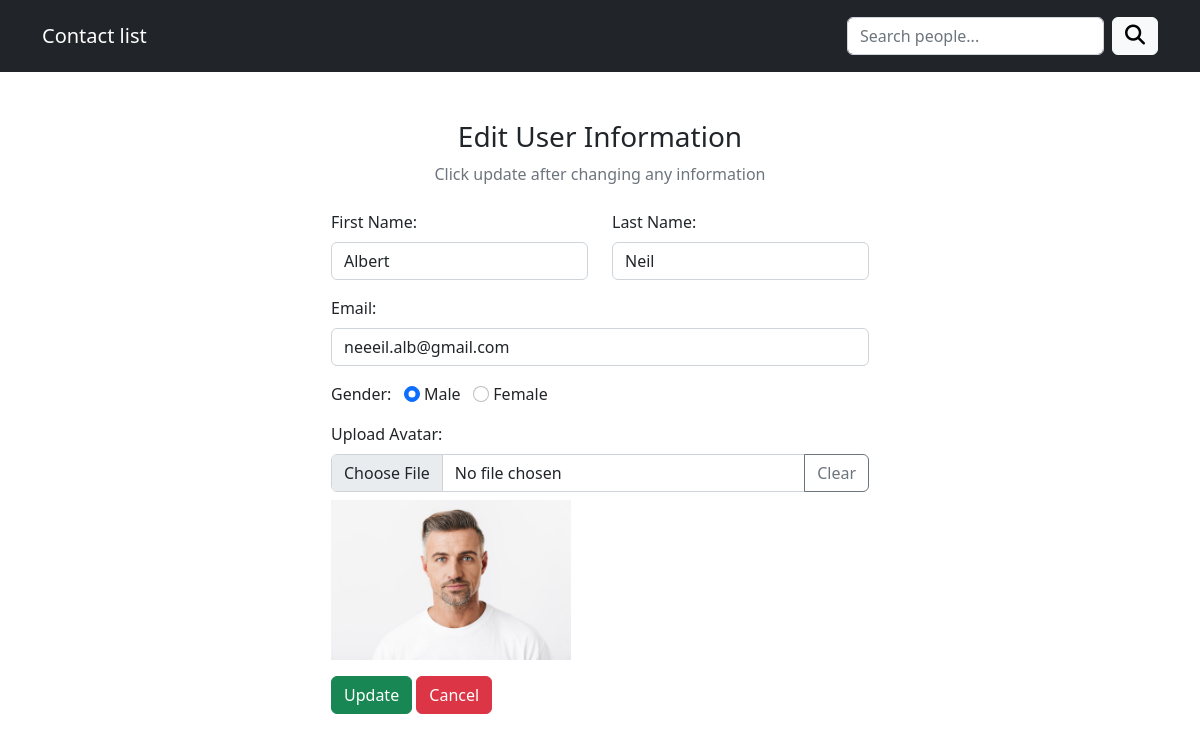
Page /edit.php?id=47 on the committed database.
### tables this page shows
CREATE TABLE `users` (
  `id` int(100) NOT NULL,
  `first_name` varchar(100) NOT NULL,
  `last_name` varchar(100) NOT NULL,
  `email` varchar(100) NOT NULL,
  `gender` varchar(100) NOT NULL,
  `avatar` varchar(100) NOT NULL
);

### helpers/users.php (called while the page is built, shortened)
<?php
function getUserById($conn, $id){
     $sql = "SELECT * FROM users WHERE id = $id";
    $result = mysqli_query($conn, $sql);
    if ($result) {
        return mysqli_fetch_assoc($result);
    } else {
        return null;
    }
}
?>

### edit.php (the view, shortened to what this page needs)
<?php
include "./helpers/db_conn.php";
include "./helpers/users.php";
$id = $_GET["id"];
$currentUser = getUserById($conn, $id);
?>
<!DOCTYPE html>
<html lang="en">
<head>
  <link href="https://cdn.jsdelivr.net/npm/bootstrap@5.2.3/dist/css/bootstrap.min.css" rel="stylesheet">
  <link rel="stylesheet" href="https://cdnjs.cloudflare.com/ajax/libs/font-awesome/6.4.0/css/all.min.css" />
  <link rel="stylesheet" href="./css/style.css"/>
</head>
<body>
  <nav class="navbar navbar-dark bg-dark mb-5 py-3">
  <div class="container">
    <a class="navbar-brand" href="index.php">Contact list</a>
    <form class="d-flex">
      <input class="form-control me-2" type="search" placeholder="Search people..." aria-label="Search">
      <button class="btn btn-light" type="submit">
        <i class="fa-solid fa-magnifying-glass fs-5"></i>
      </button>
    </form>
  </div>
</nav>
  <div class="container">
    <div class="text-center mb-4">
      <h3>Edit User Information</h3>
      <p class="text-muted">Click update after changing any information</p>
    </div>
    <div class="container d-flex justify-content-center">
      <form action="" class="needs-validation" novalidate method="post" enctype="multipart/form-data">
        <div class="row mb-3">
          <div class="col">
            <label class="form-label">First Name:</label>
            <input type="text" class="form-control" name="first_name" value="<?php echo $currentUser['first_name'] ?>" required>
          </div>
          <div class="col">
            <label class="form-label">Last Name:</label>
            <input type="text" class="form-control" name="last_name" value="<?php echo $currentUser['last_name'] ?>" required>
          </div>
        </div>
        <div class="mb-3">
          <label class="form-label">Email:</label>
          <input type="email" class="form-control" name="email" value="<?php echo $currentUser['email'] ?>" required>
        </div>
        <div class="form-group mb-3">
          <label>Gender:</label>
          <input type="radio" class="form-check-input" name="gender" id="male" value="male" required <?php echo ($currentUser["gender"] == 'male') ? "checked" : ""; ?>>
          <label for="male" class="form-input-label">Male</label>
          <input type="radio" class="form-check-input" name="gender" id="female" value="female" required <?php echo ($currentUser["gender"] == 'female') ? "checked" : ""; ?>>
          <label for="female" class="form-input-label">Female</label>
        </div>
        <div class="mb-3">
            <label class="form-label">Upload Avatar:</label>
            <div class="input-group">
                  <input type="file" id="img-input" class="form-control" name="avatar" accept="image/*">
                  <button class="btn btn-outline-secondary" type="button" id="clear-img-btn">Clear</button>
               </div>
            <div class="avatar-preview <?php echo $currentUser['avatar'] ? 'avatar-preview--uploaded' : ''; ?> mt-2">
              <img id="avatar-preview-img" src="<?php echo $currentUser['avatar'] ? $currentUser['avatar'] : "#" ?>" alt="Current Avatar">
            </div>
        </div>
        <div>
          <button type="submit" class="btn btn-success" name="submit">Update</button>
          <a href="index.php" class="btn btn-danger">Cancel</a>
        </div>
      </form>
    </div>
  </div>
</body>
</html>

### css/style.css (style rules this page uses)
.avatar-preview { height: 10rem; display: none; }
.avatar-preview--uploaded { display: block; }
.avatar-preview > img { max-width: 100%; height: 100%; object-fit: cover; }

### rows in the picture
users: first_name "Albert", last_name "Neil", email "neeeil.alb@gmail.com", gender "☑ Male", gender "☐ Female", avatar (picture)
